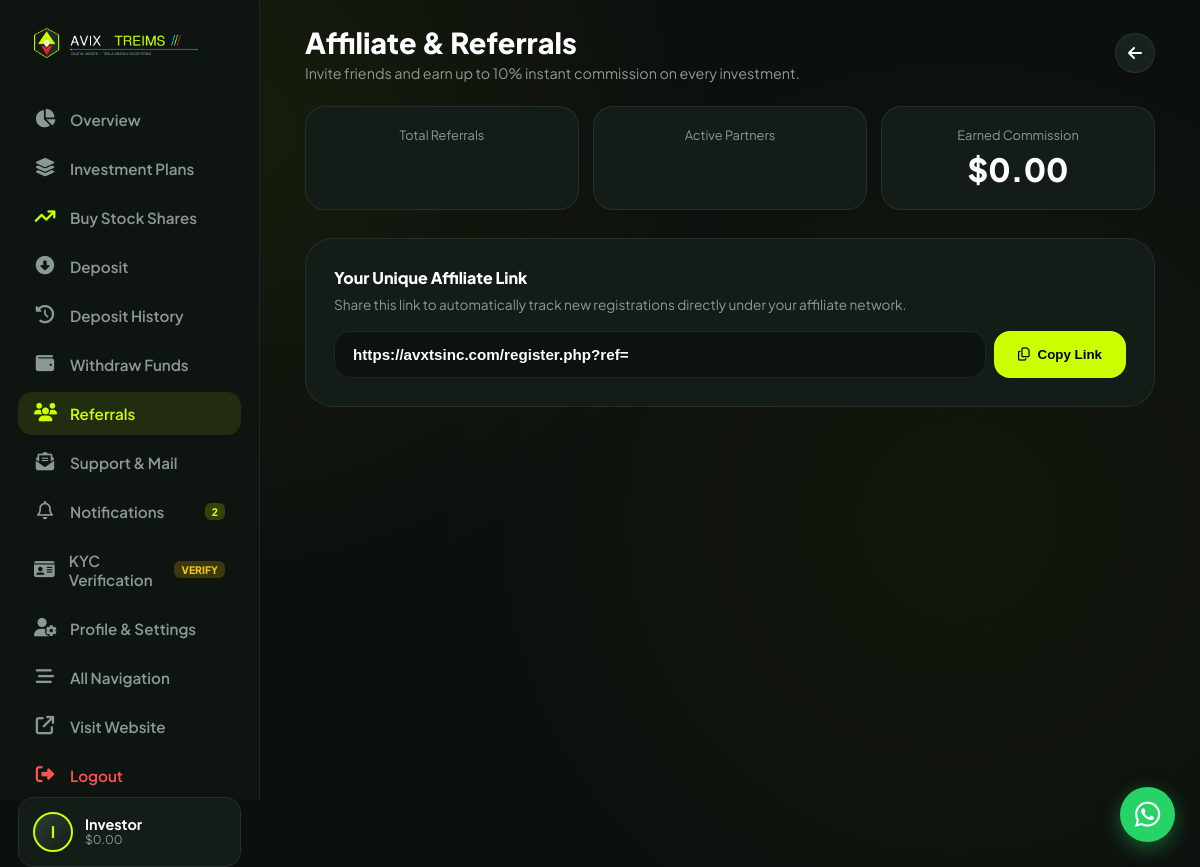
The app's page /dashboard/referals.php (signed in) with its own data.
### tables this page shows
CREATE TABLE IF NOT EXISTS `settings` (
  `id` int(11) NOT NULL AUTO_INCREMENT,
  `sitename` varchar(255) NOT NULL DEFAULT 'Avix Treims',
  `siteurl` varchar(255) NOT NULL DEFAULT 'https://avxtsinc.com',
  `sitemail` varchar(255) NOT NULL DEFAULT 'noreply@avxtsinc.com',
  `ref_bonus` varchar(255) NOT NULL DEFAULT '10',
  `walt` varchar(255) NOT NULL DEFAULT 'bc1qzxhs0c73r4tmphcrmwjtwjvdxcc9eapcuqn63e',
  `walt_eth` varchar(255) DEFAULT '0x71C83d3129486c9A74cfdD522aAf5E0C2B9f5fE0',
  `walt_usdt` varchar(255) DEFAULT 'TXh8Z3z79Vp7f8ZpL2hY4eR3nK9wM1qXyT',
  `qr_btc` varchar(255) DEFAULT '',
  `qr_eth` varchar(255) DEFAULT '',
  `qr_usdt` varchar(255) DEFAULT '',
  `whatsapp` varchar(255) NOT NULL DEFAULT '+1 (555) 234-5678',
  `phone` varchar(255) DEFAULT '+1 (555) 234-5678',
  `address` varchar(255) DEFAULT 'Flatiron District, New York, NY 10010',
  `logo` varchar(255) DEFAULT 'images/logo.png',
  `theme_color` varchar(30) DEFAULT '#ccff00',
  `bg_color` varchar(30) DEFAULT '#0b0f0d',
  `mail_host` varchar(255) DEFAULT 'mail.avxtsinc.com',
  `mail_user` varchar(255) DEFAULT 'noreply@avxtsinc.com',
  `mail_pass` varchar(255) DEFAULT 'CHANGE_ME_SMTP_PASS',
  `mail_port` varchar(10) DEFAULT '465',
  `meta_title` varchar(255) DEFAULT 'Avix Treims - Digital Asset Management & Technology Platform',
  `meta_desc` text DEFAULT NULL,
  `meta_keywords` text DEFAULT NULL,
  `meta_author` varchar(255) DEFAULT 'Avix Treims',
  `og_image` varchar(255) DEFAULT 'images/logo.png',
  `google_analytics` text DEFAULT NULL,
  PRIMARY KEY (`id`)
);

### config.php (called while the page is built, shortened)
<?php
if (isset($link) && $link) {
    $select = mysqli_query($link, "SELECT * FROM settings WHERE id = '1'");
    if ($select && mysqli_num_rows($select) > 0) {
        $row = mysqli_fetch_assoc($select);
        $detected_host = !empty($_SERVER['HTTP_HOST']) ? preg_replace('/^www\./i', '', $_SERVER['HTTP_HOST']) : 'avxtsinc.com';
        $detected_url  = (!empty($_SERVER['HTTP_HOST']) ? ((isset($_SERVER['HTTPS']) && $_SERVER['HTTPS'] === 'on' ? 'https://' : 'http://') . $_SERVER['HTTP_HOST']) : 'https://' . $detected_host);
        $sitename      = !empty($row['sitename']) ? $row['sitename'] : 'Avix Treims';
        $siteurl       = (!empty($row['siteurl']) && $row['siteurl'] !== 'https://avixtreims.com') ? rtrim($row['siteurl'], '/') : $detected_url;
        $ref_bonus   = !empty($row['ref_bonus']) ? $row['ref_bonus'] : '10';
        $logo        = !empty($row['logo']) ? $row['logo'] : 'images/logo.png';
    }
}
if (!function_exists('get_user_unread_notif_count')) {
    function get_user_unread_notif_count($link, $email) {
        $e = mysqli_real_escape_string($link, $email);
        $sql = "SELECT COUNT(*) as c
                FROM notifications n
                LEFT JOIN notification_reads nr
                    ON n.id = nr.notification_id AND nr.user_email = '$e'
                WHERE (n.target_type = 'all' OR n.target_email = '$e')
                  AND nr.id IS NULL";
        $res = mysqli_query($link, $sql);
        if ($res && $r = mysqli_fetch_assoc($res)) {
            return (int)$r['c'];
        }
        return 0;
    }
}
?>

### dashboard/session.php (called while the page is built, shortened)
<?php
	include '../db.php';
	include '../config.php';
?>

### dashboard/referals.php (the view, shortened to what this page needs)
<?php
include_once __DIR__ . '/header.php';
?>
<div style="max-width: 850px; margin: 0 auto;">
    <div style="display: flex; justify-content: space-between; align-items: center; margin-bottom: 24px;">
        <div>
            <h2 style="font-weight: 800; font-size: 1.8rem; color: #fff; margin-bottom: 4px;">Affiliate & Referrals</h2>
            <p style="color: var(--text-muted); font-size: 0.9rem; margin: 0;">Invite friends and earn up to <?php echo htmlspecialchars($ref_bonus); ?>% instant commission on every investment.</p>
        </div>
        <a href="customer.php" class="icon-btn-round" title="Back to Dashboard">
            <i class="fa-solid fa-arrow-left"></i>
        </a>
    </div>
    <div style="display: grid; grid-template-columns: repeat(3, 1fr); gap: 14px; margin-bottom: 28px;">
        <div style="background: #141c17; border: 1px solid var(--card-border); border-radius: 20px; padding: 20px; text-align: center;">
            <div style="font-size: 0.8rem; color: var(--text-muted); margin-bottom: 6px;">Total Referrals</div>
        </div>
        <div style="background: #141c17; border: 1px solid var(--card-border); border-radius: 20px; padding: 20px; text-align: center;">
            <div style="font-size: 0.8rem; color: var(--text-muted); margin-bottom: 6px;">Active Partners</div>
        </div>
        <div style="background: #141c17; border: 1px solid var(--card-border); border-radius: 20px; padding: 20px; text-align: center;">
            <div style="font-size: 0.8rem; color: var(--text-muted); margin-bottom: 6px;">Earned Commission</div>
            <div style="font-size: 2rem; font-weight: 800; color: #fff;">$<?php echo number_format($refbalance, 2); ?></div>
        </div>
    </div>
    <div style="background: #141c17; border: 1px solid var(--card-border); border-radius: 28px; padding: 28px; margin-bottom: 28px;">
        <h4 style="font-weight: 800; color: #fff; margin-bottom: 8px;">Your Unique Affiliate Link</h4>
        <p style="color: var(--text-muted); font-size: 0.85rem; margin-bottom: 18px;">Share this link to automatically track new registrations directly under your affiliate network.</p>
        <div style="display: flex; gap: 8px; flex-wrap: wrap;">
            <input type="text" id="affiliateLinkInput" readonly value="<?php echo htmlspecialchars($siteurl); ?>/register.php?ref=<?php echo htmlspecialchars(strtolower($username)); ?>" style="flex: 1; min-width: 260px; background: #0c120f; border: 1px solid var(--card-border); color: #fff; padding: 14px 18px; border-radius: 16px; font-size: 0.95rem; font-weight: 600; outline: none;">
            <button type="button" onclick="copyAffiliateLink()" style="background: var(--primary-accent); color: #000; border: none; font-weight: 800; padding: 14px 24px; border-radius: 16px; cursor: pointer; display: flex; align-items: center; gap: 8px;">
                <i class="fa-regular fa-copy"></i> Copy Link
            </button>
        </div>
    </div>
</div>
<?php
include_once __DIR__ . '/footer.php';
?>

### dashboard/header.php (shortened to what this page needs)
<?php
include_once __DIR__ . '/session.php';
$total_balance = (float)$mbalance + (float)$dbalance;
$display_name = !empty($fullname) ? $fullname : (!empty($username) ? $username : 'Investor');
$current_page = basename($_SERVER['PHP_SELF']);
$user_unread_notif_count = function_exists('get_user_unread_notif_count') ? get_user_unread_notif_count($link, $uemail) : 0;
?>
<!DOCTYPE html>
<html lang="en">
<head>
    <link rel="stylesheet" href="../pwa.css">
    <link rel="stylesheet" href="https://cdnjs.cloudflare.com/ajax/libs/font-awesome/6.5.0/css/all.min.css">
    <link rel="stylesheet" href="style/fintech-theme.css">
</head>
<body class="fintech-body">
<div class="app-container">
    <aside class="app-sidebar">
        <a href="customer.php" class="sidebar-brand">
            <?php
            $dash_logo = "../images/logo.png";
            if (!empty($logo)) {
                if (strpos($logo, 'http') === 0) {
                    $dash_logo = $logo;
                } elseif (file_exists(__DIR__ . '/../' . $logo)) {
                    $dash_logo = "../" . $logo;
                } elseif (file_exists(__DIR__ . '/' . $logo)) {
                    $dash_logo = $logo;
                }
            }
            if (!empty($dash_logo)) { ?>
                <img src="<?php echo htmlspecialchars($dash_logo); ?>" alt="<?php echo htmlspecialchars($sitename); ?>" style="max-height: 38px; width: auto; object-fit: contain;">
            <?php } else { ?>
                <span class="brand-dot"></span>
                <span class="brand-title"><?php echo htmlspecialchars($sitename); ?></span>
            <?php } ?>
        </a>
        <ul class="sidebar-nav">
            <li>
                <a href="customer.php" class="sidebar-link <?php echo $current_page == 'customer.php' ? 'active' : ''; ?>">
                    <i class="fa-solid fa-chart-pie"></i> Overview
                </a>
            </li>
            <li>
                <a href="plans.php" class="sidebar-link <?php echo $current_page == 'plans.php' ? 'active' : ''; ?>">
                    <i class="fa-solid fa-layer-group"></i> Investment Plans
                </a>
            </li>
            <li>
                <a href="shares.php" class="sidebar-link <?php echo $current_page == 'shares.php' ? 'active' : ''; ?>">
                    <i class="fa-solid fa-arrow-trend-up" style="color:var(--primary-accent);"></i> Buy Stock Shares
                </a>
            </li>
            <li>
                <a href="deposit.php" class="sidebar-link <?php echo $current_page == 'deposit.php' ? 'active' : ''; ?>">
                    <i class="fa-solid fa-circle-down"></i> Deposit
                </a>
            </li>
            <li>
                <a href="deposit_history.php" class="sidebar-link <?php echo $current_page == 'deposit_history.php' ? 'active' : ''; ?>">
                    <i class="fa-solid fa-clock-rotate-left"></i> Deposit History
                </a>
            </li>
            <li>
                <a href="withdraw.php" class="sidebar-link <?php echo $current_page == 'withdraw.php' ? 'active' : ''; ?>">
                    <i class="fa-solid fa-wallet"></i> Withdraw Funds
                </a>
            </li>
            <li>
                <a href="referals.php" class="sidebar-link <?php echo $current_page == 'referals.php' ? 'active' : ''; ?>">
                    <i class="fa-solid fa-users"></i> Referrals
                </a>
            </li>
            <li>
                <a href="messages.php" class="sidebar-link <?php echo $current_page == 'messages.php' ? 'active' : ''; ?>">
                    <i class="fa-solid fa-envelope-open-text"></i> Support &amp; Mail
                </a>
            </li>
            <li>
                <a href="notifications.php" class="sidebar-link <?php echo $current_page == 'notifications.php' ? 'active' : ''; ?>">
                    <i class="fa-regular fa-bell"></i> Notifications
                    <?php if ($user_unread_notif_count > 0) { ?>
                        <span style="font-size:0.65rem; background:rgba(204,255,0,0.2); color:var(--primary-accent); padding:2px 7px; border-radius:6px; font-weight:800; margin-left:auto;"><?php echo $user_unread_notif_count; ?></span>
                    <?php } ?>
                </a>
            </li>
            <li>
                <a href="kyc.php" class="sidebar-link <?php echo $current_page == 'kyc.php' ? 'active' : ''; ?>">
                    <i class="fa-solid fa-id-card"></i> KYC Verification
                    <?php if (isset($verification) && $verification == '1') { ?>
                        <span style="font-size:0.65rem; background:rgba(46,204,113,0.2); color:#2ecc71; padding:2px 7px; border-radius:6px; font-weight:800; margin-left:auto;">VERIFIED</span>
                    <?php } else { ?>
                        <span style="font-size:0.65rem; background:rgba(241,196,15,0.2); color:#f1c40f; padding:2px 7px; border-radius:6px; font-weight:800; margin-left:auto;">VERIFY</span>
                    <?php } ?>
                </a>
            </li>
            <li>
                <a href="settings.php" class="sidebar-link <?php echo $current_page == 'settings.php' ? 'active' : ''; ?>">
                    <i class="fa-solid fa-user-gear"></i> Profile &amp; Settings
                </a>
            </li>
            <li>
                <a href="navigation.php" class="sidebar-link <?php echo $current_page == 'navigation.php' ? 'active' : ''; ?>">
                    <i class="fa-solid fa-bars-staggered"></i> All Navigation
                </a>
            </li>
            <li>
                <a href="../index.php" class="sidebar-link" target="_blank">
                    <i class="fa-solid fa-arrow-up-right-from-square"></i> Visit Website
                </a>
            </li>
            <li>
                <a href="logout.php" class="sidebar-link" style="color: #ff5252;">
                    <i class="fa-solid fa-right-from-bracket"></i> Logout
                </a>
            </li>
        </ul>
        <?php
        $avatar_img_src = "";
        ?>
        <a href="settings.php" class="sidebar-user" style="text-decoration:none; color:inherit;" title="Manage Profile & Display Picture">
            <?php if (!empty($avatar_img_src)) { ?>
                <img src="<?php echo htmlspecialchars($avatar_img_src); ?>" alt="<?php echo htmlspecialchars($display_name); ?>" class="user-avatar-sm" style="object-fit:cover; border-radius:50%; border:2px solid var(--primary-accent);">
            <?php } else { ?>
                <div class="user-avatar-sm">
                    <?php echo strtoupper(substr($display_name, 0, 1)); ?>
                </div>
            <?php } ?>
            <div style="line-height: 1.2; overflow: hidden;">
                <div style="font-size: 0.9rem; font-weight: 700; white-space: nowrap; overflow: hidden; text-overflow: ellipsis;"><?php echo htmlspecialchars($display_name); ?></div>
                <div style="font-size: 0.75rem; color: var(--text-muted);">$<?php echo number_format($total_balance, 2); ?></div>
            </div>
        </a>
    </aside>
    <main class="app-main">

### pwa.css (style rules this page uses)
a, button, input, select, textarea { touch-action: manipulation; }

### dashboard/style/fintech-theme.css (style rules this page uses)
:root { --primary-accent: #ccff00; --primary-accent-glow: rgba(204, 255, 0, 0.25); --bg-dark: #0a0e0c; --bg-card: #141c17; --bg-card-hover: #1b2620; --bg-card-inner: #0f1512; --card-border: rgba(255, 255, 255, 0.08); --card-border-glow: rgba(204, 255, 0, 0.3); --text-main: #ffffff; --text-muted: #8b9a91; --text-dim: #5c6b62; --color-green: #2ecc71; --color-red: #ff5252; --font-family: 'Plus Jakarta Sans', -apple-system, BlinkMacSystemFont, 'Segoe UI', Roboto, Helvetica, Arial, sans-serif; }
* { box-sizing: border-box; margin: 0; padding: 0; }
body.fintech-body { background-color: var(--bg-dark); color: var(--text-main); font-family: var(--font-family); min-height: 100vh; overflow-x: hidden; background-image: radial-gradient(circle at 20% 15%, rgba(204, 255, 0, 0.06) 0%, transparent 40%), radial-gradient(circle at 80% 60%, rgba(204, 255, 0, 0.04) 0%, transparent 50%); background-attachment: fixed; }
.app-container { display: flex; min-height: 100vh; }
.app-sidebar { width: 260px; background: #0e1410; border-right: 1px solid var(--card-border); padding: 24px 18px; display: flex; flex-direction: column; position: sticky; top: 0; height: 100vh; z-index: 100; flex-shrink: 0; }
.sidebar-brand { display: flex; align-items: center; gap: 12px; margin-bottom: 36px; padding-left: 8px; text-decoration: none; color: #fff; }
.sidebar-nav { list-style: none; display: flex; flex-direction: column; gap: 6px; flex: 1; }
.sidebar-link { display: flex; align-items: center; gap: 14px; padding: 12px 16px; border-radius: 14px; color: var(--text-muted); text-decoration: none; font-size: 0.95rem; font-weight: 600; transition: all 0.2s ease; }
.sidebar-link i { font-size: 1.15rem; width: 22px; text-align: center; }
.sidebar-link:hover, .sidebar-link.active { background: rgba(204, 255, 0, 0.1); color: var(--primary-accent); }
.sidebar-link.active i { color: var(--primary-accent); }
.sidebar-user { margin-top: auto; padding: 14px; background: var(--bg-card); border-radius: 16px; display: flex; align-items: center; gap: 12px; border: 1px solid var(--card-border); }
.user-avatar-sm { width: 40px; height: 40px; border-radius: 50%; background: linear-gradient(135deg, #2b3d33, #151e18); display: flex; align-items: center; justify-content: center; font-weight: 700; color: var(--primary-accent); border: 2px solid var(--primary-accent); }
.app-main { flex: 1; padding: 24px 32px 80px 32px; max-width: 1400px; margin: 0 auto; width: 100%; }
.icon-btn-round { width: 40px; height: 40px; border-radius: 50%; background: #18221c; border: 1px solid var(--card-border); display: flex; align-items: center; justify-content: center; color: #fff; cursor: pointer; transition: all 0.2s ease; text-decoration: none; }

### records on screen
settings: logo (picture), ref_bonus "10", siteurl "https://avxtsinc.com/register.php?ref="

### other values on screen
$user_unread_notif_count "2"
substr($display_name, 0, 1) "I"
$display_name "Investor"
$total_balance "0.00"
$refbalance "0.00"
